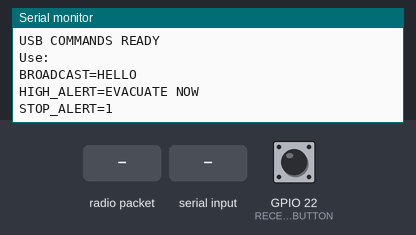
This sketch was run on a simulated ESP32. On the bench: the last lines printed to the serial monitor. The test bench sets the inputs (shaded band); at power-on: GPIO 22 (RECEIVER_BUTTON) HIGH. No radio packets arrive unless stated.

Above: at 1.2 s.
1.3 s: GPIO 22 (RECEIVER_BUTTON) pulled LOW for 0.15 s
At 2.2 s:
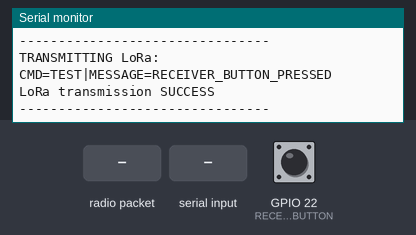
2.9 s: radio packet "BROADCAST=" arrives
At 3.7 s:
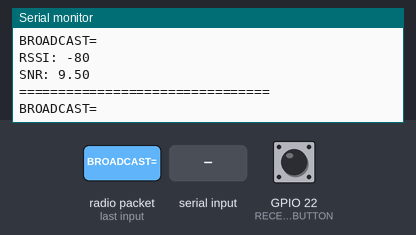
4.4 s: "BROADCAST=\n" received over Serial
At 5.6 s:
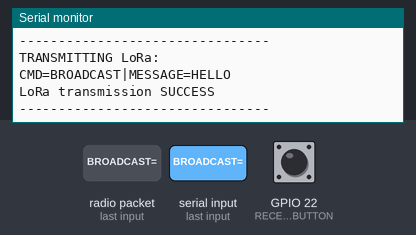
5.9 s: radio packet "HIGH_ALERT=" arrives
At 7.0 s:
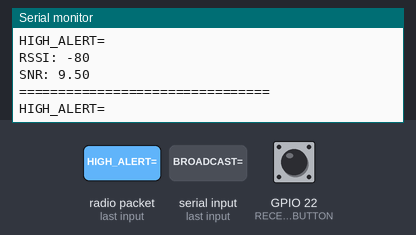
7.4 s: "HIGH_ALERT=\n" received over Serial
At 7.47 s:
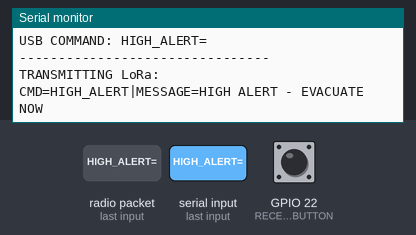
8.9 s: radio packet "STOP_ALERT" arrives
At 9.4 s:
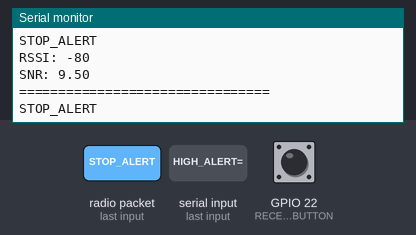

Measured:
- after the input at 1.3 s, the serial monitor: prints a new line at once (image 1)
- after the input at 2.9 s, the serial monitor: prints a new line at once (image 2)
- after the input at 4.4 s, the serial monitor: prints a new line at once (image 3)
- after the input at 5.9 s, the serial monitor: prints a new line at once (image 4)
- after the input at 7.4 s, the serial monitor: prints a new line at once (image 5)
- after the input at 8.9 s, the serial monitor: prints a new line at once (image 6)

The sketch:

Receiver_ESP32.ino
```cpp
#include <SPI.h>
#include <LoRa.h>

// ======================================
// LORA PINS
// ======================================

#define LORA_SCK 18
#define LORA_MISO 19
#define LORA_MOSI 23
#define LORA_SS 5
#define LORA_RST 14
#define LORA_DIO0 26

#define LORA_FREQUENCY 433E6

// ======================================
// RECEIVER BUTTON
// ======================================

#define RECEIVER_BUTTON 22

// ======================================
// SERIAL COMMAND BUFFER
// ======================================

String serialBuffer = "";

unsigned long lastButtonPress = 0;

const unsigned long debounceTime = 300;

// ======================================
// SETUP
// ======================================

void setup()
{

    Serial.begin(115200);

    pinMode(
        RECEIVER_BUTTON,
        INPUT_PULLUP);

    // ====================================
    // LORA
    // ====================================

    SPI.begin(
        LORA_SCK,
        LORA_MISO,
        LORA_MOSI,
        LORA_SS);

    LoRa.setPins(
        LORA_SS,
        LORA_RST,
        LORA_DIO0);

    Serial.println();
    Serial.println("==============================");
    Serial.println(" RESCUE LORA RECEIVER");
    Serial.println("==============================");

    if (!LoRa.begin(LORA_FREQUENCY))
    {

        Serial.println(
            "ERROR: LoRa initialization failed!");

        while (true)
        {
            delay(1000);
        }
    }

    LoRa.setTxPower(17);
    LoRa.setSpreadingFactor(7);
    LoRa.setSignalBandwidth(125E3);
    LoRa.setCodingRate4(5);

    Serial.println(
        "LoRa initialized successfully");

    Serial.println(
        "STATUS=ONLINE");

    Serial.println(
        "USB COMMANDS READY");

    Serial.println(
        "Use:");

    Serial.println(
        "BROADCAST=HELLO");

    Serial.println(
        "HIGH_ALERT=EVACUATE NOW");

    Serial.println(
        "STOP_ALERT=1");

    Serial.println();
}

// ======================================
// LOOP
// ======================================

void loop()
{

    readSerialCommands();

    receiveLoRa();

    checkReceiverButton();

    delay(5);
}

// ======================================
// READ USB SERIAL
// ======================================

void readSerialCommands()
{

    while (Serial.available())
    {

        char c =
            Serial.read();

        // Ignore CR
        if (c == '\r')
        {
            continue;
        }

        // End of command
        if (c == '\n')
        {

            serialBuffer.trim();

            if (serialBuffer.length() > 0)
            {

                processSerialCommand(
                    serialBuffer);
            }

            serialBuffer = "";
        }
        else
        {

            // Prevent unlimited buffer
            if (serialBuffer.length() < 250)
            {

                serialBuffer += c;
            }
        }
    }
}

// ======================================
// PROCESS WEBSITE COMMAND
// ======================================

void processSerialCommand(
    String command)
{

    command.trim();

    Serial.println();
    Serial.print(
        "USB COMMAND: ");

    Serial.println(command);

    // ====================================
    // NORMAL BROADCAST
    // ====================================

    if (
        command.startsWith(
            "BROADCAST="))
    {

        String message =
            command.substring(
                String("BROADCAST=").length());

        message.trim();

        if (message.length() == 0)
        {
            message = "HELLO";
        }

        sendBroadcast(
            message);

        return;
    }

    // ====================================
    // HIGH ALERT
    // ====================================

    if (
        command.startsWith(
            "HIGH_ALERT="))
    {

        String message =
            command.substring(
                String("HIGH_ALERT=").length());

        message.trim();

        if (message.length() == 0)
        {
            message = "HIGH ALERT - EVACUATE NOW";
        }

        sendHighAlert(
            message);

        return;
    }

    // ====================================
    // STOP ALERT
    // ====================================

    if (
        command.startsWith(
            "STOP_ALERT"))
    {

        sendStopAlert();

        return;
    }

    // ====================================
    // DIRECT CMD FORMAT
    // ====================================

    if (
        command.startsWith(
            "CMD="))
    {

        sendLoRaPacket(command);

        return;
    }

    Serial.println(
        "Unknown USB command");
}

// ======================================
// SEND NORMAL BROADCAST
// ======================================

void sendBroadcast(
    String message)
{

    String packet =
        "CMD=BROADCAST|MESSAGE=" +
        message;

    sendLoRaPacket(
        packet);
}

// ======================================
// SEND HIGH ALERT
// ======================================

void sendHighAlert(
    String message)
{

    String packet =
        "CMD=HIGH_ALERT|MESSAGE=" +
        message;

    sendLoRaPacket(
        packet);
}

// ======================================
// SEND STOP ALERT
// ======================================

void sendStopAlert()
{

    String packet =
        "CMD=STOP_ALERT|MESSAGE=";

    sendLoRaPacket(
        packet);
}

// ======================================
// SEND LORA PACKET
// ======================================

void sendLoRaPacket(
    String packet)
{

    Serial.println();
    Serial.println(
        "--------------------------------");

    Serial.println(
        "TRANSMITTING LoRa:");

    Serial.println(packet);

    LoRa.beginPacket();

    LoRa.print(packet);

    int result =
        LoRa.endPacket();

    if (result == 1)
    {

        Serial.println(
            "LoRa transmission SUCCESS");
    }
    else
    {

        Serial.println(
            "LoRa transmission FAILED");
    }

    Serial.println(
        "--------------------------------");

    delay(100);
}

// ======================================
// RECEIVE EMERGENCY FROM SENDERS
// ======================================

void receiveLoRa()
{

    int packetSize =
        LoRa.parsePacket();

    if (!packetSize)
    {
        return;
    }

    String packet = "";

    while (
        LoRa.available())
    {

        packet +=
            (char)LoRa.read();
    }

    packet.trim();

    Serial.println();
    Serial.println(
        "================================");

    Serial.println(
        "EMERGENCY PACKET RECEIVED");

    Serial.println(packet);

    Serial.print(
        "RSSI: ");

    Serial.println(
        LoRa.packetRssi());

    Serial.print(
        "SNR: ");

    Serial.println(
        LoRa.packetSnr());

    Serial.println(
        "================================");

    // Important:
    // Print the original TYPE= packet
    // so the website can parse it.
    Serial.println(packet);
}

// ======================================
// RECEIVER TEST BUTTON
// ======================================

void checkReceiverButton()
{

    bool pressed =
        digitalRead(
            RECEIVER_BUTTON) == LOW;

    if (
        pressed &&
        millis() - lastButtonPress >
            debounceTime)
    {

        lastButtonPress =
            millis();

        Serial.println();

        Serial.println(
            "RECEIVER BUTTON PRESSED");

        String packet =
            "CMD=TEST|MESSAGE=RECEIVER_BUTTON_PRESSED";

        sendLoRaPacket(
            packet);

        delay(100);
    }
}
```
